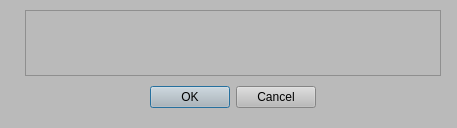
<?xml version="1.0" encoding="UTF-8"?>
<ui version="4.0">
 <class>Form</class>
 <widget class="QWidget" name="Form">
  <property name="geometry">
   <rect>
    <x>0</x>
    <y>0</y>
    <width>457</width>
    <height>128</height>
   </rect>
  </property>
  <property name="windowTitle">
   <string>Form</string>
  </property>
  <property name="styleSheet">
   <string notr="true">background-color: rgba(186, 186, 186);
</string>
  </property>
  <widget class="QDialogButtonBox" name="dialog_button">
   <property name="geometry">
    <rect>
     <x>150</x>
     <y>85</y>
     <width>166</width>
     <height>25</height>
    </rect>
   </property>
   <property name="standardButtons">
    <set>QDialogButtonBox::Cancel|QDialogButtonBox::Ok</set>
   </property>
  </widget>
  <widget class="QTextEdit" name="message_label">
   <property name="geometry">
    <rect>
     <x>25</x>
     <y>10</y>
     <width>416</width>
     <height>66</height>
    </rect>
   </property>
  </widget>
 </widget>
 <resources/>
 <connections/>
</ui>
